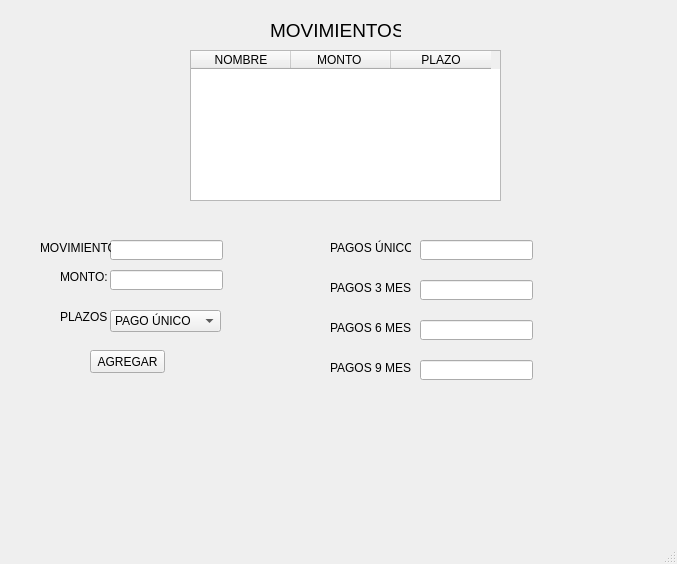
<?xml version="1.0" encoding="UTF-8"?>
<ui version="4.0">
 <class>MainWindow</class>
 <widget class="QMainWindow" name="MainWindow">
  <property name="geometry">
   <rect>
    <x>0</x>
    <y>0</y>
    <width>677</width>
    <height>564</height>
   </rect>
  </property>
  <property name="cursor">
   <cursorShape>ArrowCursor</cursorShape>
  </property>
  <property name="windowTitle">
   <string>MainWindow</string>
  </property>
  <widget class="QWidget" name="centralwidget">
   <widget class="QTableWidget" name="tableWidget">
    <property name="geometry">
     <rect>
      <x>190</x>
      <y>50</y>
      <width>311</width>
      <height>151</height>
     </rect>
    </property>
    <column>
     <property name="text">
      <string>NOMBRE</string>
     </property>
    </column>
    <column>
     <property name="text">
      <string>MONTO </string>
     </property>
    </column>
    <column>
     <property name="text">
      <string>PLAZO</string>
     </property>
    </column>
   </widget>
   <widget class="QLabel" name="label">
    <property name="geometry">
     <rect>
      <x>270</x>
      <y>10</y>
      <width>131</width>
      <height>41</height>
     </rect>
    </property>
    <property name="font">
     <font>
      <pointsize>14</pointsize>
     </font>
    </property>
    <property name="text">
     <string>MOVIMIENTOS</string>
    </property>
   </widget>
   <widget class="QLineEdit" name="Movimiento">
    <property name="geometry">
     <rect>
      <x>110</x>
      <y>240</y>
      <width>113</width>
      <height>20</height>
     </rect>
    </property>
   </widget>
   <widget class="QLabel" name="label_2">
    <property name="geometry">
     <rect>
      <x>40</x>
      <y>240</y>
      <width>71</width>
      <height>16</height>
     </rect>
    </property>
    <property name="text">
     <string>MOVIMIENTO:</string>
    </property>
   </widget>
   <widget class="QLineEdit" name="monto">
    <property name="geometry">
     <rect>
      <x>110</x>
      <y>270</y>
      <width>113</width>
      <height>20</height>
     </rect>
    </property>
   </widget>
   <widget class="QLabel" name="label_3">
    <property name="geometry">
     <rect>
      <x>60</x>
      <y>270</y>
      <width>47</width>
      <height>13</height>
     </rect>
    </property>
    <property name="text">
     <string>MONTO:</string>
    </property>
   </widget>
   <widget class="QComboBox" name="comboBox">
    <property name="geometry">
     <rect>
      <x>110</x>
      <y>310</y>
      <width>111</width>
      <height>22</height>
     </rect>
    </property>
    <item>
     <property name="text">
      <string>PAGO ÚNICO</string>
     </property>
    </item>
    <item>
     <property name="text">
      <string>3 MESES</string>
     </property>
    </item>
    <item>
     <property name="text">
      <string>6 MESES</string>
     </property>
    </item>
    <item>
     <property name="text">
      <string>9 MESES</string>
     </property>
    </item>
   </widget>
   <widget class="QLabel" name="label_4">
    <property name="geometry">
     <rect>
      <x>60</x>
      <y>310</y>
      <width>47</width>
      <height>13</height>
     </rect>
    </property>
    <property name="text">
     <string>PLAZOS:</string>
    </property>
   </widget>
   <widget class="QPushButton" name="pushButton">
    <property name="geometry">
     <rect>
      <x>90</x>
      <y>350</y>
      <width>75</width>
      <height>23</height>
     </rect>
    </property>
    <property name="text">
     <string>AGREGAR</string>
    </property>
   </widget>
   <widget class="QLineEdit" name="pago_unico">
    <property name="geometry">
     <rect>
      <x>420</x>
      <y>240</y>
      <width>113</width>
      <height>20</height>
     </rect>
    </property>
   </widget>
   <widget class="QLineEdit" name="tres_meses">
    <property name="geometry">
     <rect>
      <x>420</x>
      <y>280</y>
      <width>113</width>
      <height>20</height>
     </rect>
    </property>
   </widget>
   <widget class="QLineEdit" name="seis_mese">
    <property name="geometry">
     <rect>
      <x>420</x>
      <y>320</y>
      <width>113</width>
      <height>20</height>
     </rect>
    </property>
   </widget>
   <widget class="QLineEdit" name="nueve_meses">
    <property name="geometry">
     <rect>
      <x>420</x>
      <y>360</y>
      <width>113</width>
      <height>20</height>
     </rect>
    </property>
   </widget>
   <widget class="QLabel" name="label_5">
    <property name="geometry">
     <rect>
      <x>330</x>
      <y>240</y>
      <width>81</width>
      <height>16</height>
     </rect>
    </property>
    <property name="text">
     <string>PAGOS ÚNICOS:</string>
    </property>
   </widget>
   <widget class="QLabel" name="label_6">
    <property name="geometry">
     <rect>
      <x>330</x>
      <y>280</y>
      <width>81</width>
      <height>16</height>
     </rect>
    </property>
    <property name="text">
     <string>PAGOS 3 MESES:</string>
    </property>
   </widget>
   <widget class="QLabel" name="label_7">
    <property name="geometry">
     <rect>
      <x>330</x>
      <y>320</y>
      <width>81</width>
      <height>16</height>
     </rect>
    </property>
    <property name="text">
     <string>PAGOS 6 MESES:</string>
    </property>
   </widget>
   <widget class="QLabel" name="label_8">
    <property name="geometry">
     <rect>
      <x>330</x>
      <y>360</y>
      <width>81</width>
      <height>16</height>
     </rect>
    </property>
    <property name="text">
     <string>PAGOS 9 MESES:</string>
    </property>
   </widget>
  </widget>
  <widget class="QMenuBar" name="menubar">
   <property name="geometry">
    <rect>
     <x>0</x>
     <y>0</y>
     <width>677</width>
     <height>21</height>
    </rect>
   </property>
  </widget>
  <widget class="QStatusBar" name="statusbar"/>
 </widget>
 <resources/>
 <connections/>
</ui>
